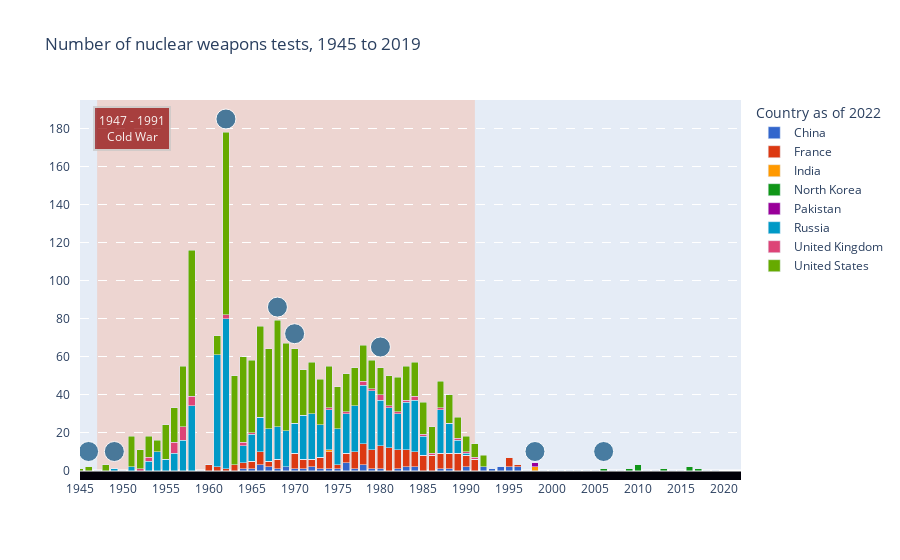

Notebook source saved alongside this figure:
### Code cell
testplot = kbplot()
testplot[1].show()

### Figure 1 — Plotly figure (JSON) as saved in the notebook; plotly's stock layout.template omitted (floating-point values rounded to 4 significant figures)
{"data": [{"alignmentgroup": "True", "hovertemplate": "%{y}", "hovertext": ["China", "China", "China", "China", "China", "China", "China", "China", "China", "China", "China", "China", "China", "China", "China", "China", "China", "China", "China", "China", "China", "China", "China", "China", "China", "China", "China", "China", "China", "China", "China", "China", "China", "China", "China", "China", "China", "China", "China", "China", "China", "China", "China", "China", "China", "China", "China", "China", "China", "China", "China", "China", "China", "China", "China", "China", "China", "China", "China", "China", "China", "China", "China", "China", "China", "China", "China", "China", "China", "China", "China", "China", "China", "China", "China"], "legendgroup": "China", "marker": {"color": "#3366CC", "pattern": {"shape": ""}}, "name": "China", "offsetgroup": "China", "orientation": "v", "showlegend": true, "textposition": "auto", "type": "bar", "x": [1945, 1946, 1947, 1948, 1949, 1950, 1951, 1952, 1953, 1954, 1955, 1956, 1957, 1958, 1959, 1960, 1961, 1962, 1963, 1964, 1965, 1966, 1967, 1968, 1969, 1970, 1971, 1972, 1973, 1974, 1975, 1976, 1977, 1978, 1979, 1980, 1981, 1982, 1983, 1984, 1985, 1986, 1987, 1988, 1989, 1990, 1991, 1992, 1993, 1994, 1995, 1996, 1997, 1998, 1999, 2000, 2001, 2002, 2003, 2004, 2005, 2006, 2007, 2008, 2009, 2010, 2011, 2012, 2013, 2014, 2015, 2016, 2017, 2018, 2019], "xaxis": "x", "y": [0, 0, 0, 0, 0, 0, 0, 0, 0, 0, 0, 0, 0, 0, 0, 0, 0, 0, 0, 1, 1, 3, 2, 1, 2, 1, 1, 2, 1, 1, 1, 4, 1, 3, 1, 1, 0, 1, 2, 2, 0, 0, 1, 1, 0, 2, 0, 2, 1, 2, 2, 2, 0, 0, 0, 0, 0, 0, 0, 0, 0, 0, 0, 0, 0, 0, 0, 0, 0, 0, 0, 0, 0, 0, 0], "yaxis": "y"}, {"alignmentgroup": "True", "hovertemplate": "%{y}", "hovertext": ["France", "France", "France", "France", "France", "France", "France", "France", "France", "France", "France", "France", "France", "France", "France", "France", "France", "France", "France", "France", "France", "France", "France", "France", "France", "France", "France", "France", "France", "France", "France", "France", "France", "France", "France", "France", "France", "France", "France", "France", "France", "France", "France", "France", "France", "France", "France", "France", "France", "France", "France", "France", "France", "France", "France", "France", "France", "France", "France", "France", "France", "France", "France", "France", "France", "France", "France", "France", "France", "France", "France", "France", "France", "France", "France"], "legendgroup": "France", "marker": {"color": "#DC3912", "pattern": {"shape": ""}}, "name": "France", "offsetgroup": "France", "orientation": "v", "showlegend": true, "textposition": "auto", "type": "bar", "x": [1945, 1946, 1947, 1948, 1949, 1950, 1951, 1952, 1953, 1954, 1955, 1956, 1957, 1958, 1959, 1960, 1961, 1962, 1963, 1964, 1965, 1966, 1967, 1968, 1969, 1970, 1971, 1972, 1973, 1974, 1975, 1976, 1977, 1978, 1979, 1980, 1981, 1982, 1983, 1984, 1985, 1986, 1987, 1988, 1989, 1990, 1991, 1992, 1993, 1994, 1995, 1996, 1997, 1998, 1999, 2000, 2001, 2002, 2003, 2004, 2005, 2006, 2007, 2008, 2009, 2010, 2011, 2012, 2013, 2014, 2015, 2016, 2017, 2018, 2019], "xaxis": "x", "y": [0, 0, 0, 0, 0, 0, 0, 0, 0, 0, 0, 0, 0, 0, 0, 3, 2, 1, 3, 3, 4, 7, 3, 5, 0, 8, 5, 4, 6, 9, 2, 5, 9, 11, 10, 12, 12, 10, 9, 8, 8, 8, 8, 8, 9, 6, 6, 0, 0, 0, 5, 1, 0, 0, 0, 0, 0, 0, 0, 0, 0, 0, 0, 0, 0, 0, 0, 0, 0, 0, 0, 0, 0, 0, 0], "yaxis": "y"}, {"alignmentgroup": "True", "hovertemplate": "%{y}", "hovertext": ["India", "India", "India", "India", "India", "India", "India", "India", "India", "India", "India", "India", "India", "India", "India", "India", "India", "India", "India", "India", "India", "India", "India", "India", "India", "India", "India", "India", "India", "India", "India", "India", "India", "India", "India", "India", "India", "India", "India", "India", "India", "India", "India", "India", "India", "India", "India", "India", "India", "India", "India", "India", "India", "India", "India", "India", "India", "India", "India", "India", "India", "India", "India", "India", "India", "India", "India", "India", "India", "India", "India", "India", "India", "India", "India"], "legendgroup": "India", "marker": {"color": "#FF9900", "pattern": {"shape": ""}}, "name": "India", "offsetgroup": "India", "orientation": "v", "showlegend": true, "textposition": "auto", "type": "bar", "x": [1945, 1946, 1947, 1948, 1949, 1950, 1951, 1952, 1953, 1954, 1955, 1956, 1957, 1958, 1959, 1960, 1961, 1962, 1963, 1964, 1965, 1966, 1967, 1968, 1969, 1970, 1971, 1972, 1973, 1974, 1975, 1976, 1977, 1978, 1979, 1980, 1981, 1982, 1983, 1984, 1985, 1986, 1987, 1988, 1989, 1990, 1991, 1992, 1993, 1994, 1995, 1996, 1997, 1998, 1999, 2000, 2001, 2002, 2003, 2004, 2005, 2006, 2007, 2008, 2009, 2010, 2011, 2012, 2013, 2014, 2015, 2016, 2017, 2018, 2019], "xaxis": "x", "y": [0, 0, 0, 0, 0, 0, 0, 0, 0, 0, 0, 0, 0, 0, 0, 0, 0, 0, 0, 0, 0, 0, 0, 0, 0, 0, 0, 0, 0, 1, 0, 0, 0, 0, 0, 0, 0, 0, 0, 0, 0, 0, 0, 0, 0, 0, 0, 0, 0, 0, 0, 0, 0, 2, 0, 0, 0, 0, 0, 0, 0, 0, 0, 0, 0, 0, 0, 0, 0, 0, 0, 0, 0, 0, 0], "yaxis": "y"}, {"alignmentgroup": "True", "hovertemplate": "%{y}", "hovertext": ["North Korea", "North Korea", "North Korea", "North Korea", "North Korea", "North Korea", "North Korea", "North Korea", "North Korea", "North Korea", "North Korea", "North Korea", "North Korea", "North Korea", "North Korea", "North Korea", "North Korea", "North Korea", "North Korea", "North Korea", "North Korea", "North Korea", "North Korea", "North Korea", "North Korea", "North Korea", "North Korea", "North Korea", "North Korea", "North Korea", "North Korea", "North Korea", "North Korea", "North Korea", "North Korea", "North Korea", "North Korea", "North Korea", "North Korea", "North Korea", "North Korea", "North Korea", "North Korea", "North Korea", "North Korea", "North Korea", "North Korea", "North Korea", "North Korea", "North Korea", "North Korea", "North Korea", "North Korea", "North Korea", "North Korea", "North Korea", "North Korea", "North Korea", "North Korea", "North Korea", "North Korea", "North Korea", "North Korea", "North Korea", "North Korea", "North Korea", "North Korea", "North Korea", "North Korea", "North Korea", "North Korea", "North Korea", "North Korea", "North Korea", "North Korea"], "legendgroup": "North Korea", "marker": {"color": "#109618", "pattern": {"shape": ""}}, "name": "North Korea", "offsetgroup": "North Korea", "orientation": "v", "showlegend": true, "textposition": "auto", "type": "bar", "x": [1945, 1946, 1947, 1948, 1949, 1950, 1951, 1952, 1953, 1954, 1955, 1956, 1957, 1958, 1959, 1960, 1961, 1962, 1963, 1964, 1965, 1966, 1967, 1968, 1969, 1970, 1971, 1972, 1973, 1974, 1975, 1976, 1977, 1978, 1979, 1980, 1981, 1982, 1983, 1984, 1985, 1986, 1987, 1988, 1989, 1990, 1991, 1992, 1993, 1994, 1995, 1996, 1997, 1998, 1999, 2000, 2001, 2002, 2003, 2004, 2005, 2006, 2007, 2008, 2009, 2010, 2011, 2012, 2013, 2014, 2015, 2016, 2017, 2018, 2019], "xaxis": "x", "y": [0, 0, 0, 0, 0, 0, 0, 0, 0, 0, 0, 0, 0, 0, 0, 0, 0, 0, 0, 0, 0, 0, 0, 0, 0, 0, 0, 0, 0, 0, 0, 0, 0, 0, 0, 0, 0, 0, 0, 0, 0, 0, 0, 0, 0, 0, 0, 0, 0, 0, 0, 0, 0, 0, 0, 0, 0, 0, 0, 0, 0, 1, 0, 0, 1, 3, 0, 0, 1, 0, 0, 2, 1, 0, 0], "yaxis": "y"}, {"alignmentgroup": "True", "hovertemplate": "%{y}", "hovertext": ["Pakistan", "Pakistan", "Pakistan", "Pakistan", "Pakistan", "Pakistan", "Pakistan", "Pakistan", "Pakistan", "Pakistan", "Pakistan", "Pakistan", "Pakistan", "Pakistan", "Pakistan", "Pakistan", "Pakistan", "Pakistan", "Pakistan", "Pakistan", "Pakistan", "Pakistan", "Pakistan", "Pakistan", "Pakistan", "Pakistan", "Pakistan", "Pakistan", "Pakistan", "Pakistan", "Pakistan", "Pakistan", "Pakistan", "Pakistan", "Pakistan", "Pakistan", "Pakistan", "Pakistan", "Pakistan", "Pakistan", "Pakistan", "Pakistan", "Pakistan", "Pakistan", "Pakistan", "Pakistan", "Pakistan", "Pakistan", "Pakistan", "Pakistan", "Pakistan", "Pakistan", "Pakistan", "Pakistan", "Pakistan", "Pakistan", "Pakistan", "Pakistan", "Pakistan", "Pakistan", "Pakistan", "Pakistan", "Pakistan", "Pakistan", "Pakistan", "Pakistan", "Pakistan", "Pakistan", "Pakistan", "Pakistan", "Pakistan", "Pakistan", "Pakistan", "Pakistan", "Pakistan"], "legendgroup": "Pakistan", "marker": {"color": "#990099", "pattern": {"shape": ""}}, "name": "Pakistan", "offsetgroup": "Pakistan", "orientation": "v", "showlegend": true, "textposition": "auto", "type": "bar", "x": [1945, 1946, 1947, 1948, 1949, 1950, 1951, 1952, 1953, 1954, 1955, 1956, 1957, 1958, 1959, 1960, 1961, 1962, 1963, 1964, 1965, 1966, 1967, 1968, 1969, 1970, 1971, 1972, 1973, 1974, 1975, 1976, 1977, 1978, 1979, 1980, 1981, 1982, 1983, 1984, 1985, 1986, 1987, 1988, 1989, 1990, 1991, 1992, 1993, 1994, 1995, 1996, 1997, 1998, 1999, 2000, 2001, 2002, 2003, 2004, 2005, 2006, 2007, 2008, 2009, 2010, 2011, 2012, 2013, 2014, 2015, 2016, 2017, 2018, 2019], "xaxis": "x", "y": [0, 0, 0, 0, 0, 0, 0, 0, 0, 0, 0, 0, 0, 0, 0, 0, 0, 0, 0, 0, 0, 0, 0, 0, 0, 0, 0, 0, 0, 0, 0, 0, 0, 0, 0, 0, 0, 0, 0, 0, 0, 0, 0, 0, 0, 0, 0, 0, 0, 0, 0, 0, 0, 2, 0, 0, 0, 0, 0, 0, 0, 0, 0, 0, 0, 0, 0, 0, 0, 0, 0, 0, 0, 0, 0], "yaxis": "y"}, {"alignmentgroup": "True", "hovertemplate": "%{y}", "hovertext": ["Russia", "Russia", "Russia", "Russia", "Russia", "Russia", "Russia", "Russia", "Russia", "Russia", "Russia", "Russia", "Russia", "Russia", "Russia", "Russia", "Russia", "Russia", "Russia", "Russia", "Russia", "Russia", "Russia", "Russia", "Russia", "Russia", "Russia", "Russia", "Russia", "Russia", "Russia", "Russia", "Russia", "Russia", "Russia", "Russia", "Russia", "Russia", "Russia", "Russia", "Russia", "Russia", "Russia", "Russia", "Russia", "Russia", "Russia", "Russia", "Russia", "Russia", "Russia", "Russia", "Russia", "Russia", "Russia", "Russia", "Russia", "Russia", "Russia", "Russia", "Russia", "Russia", "Russia", "Russia", "Russia", "Russia", "Russia", "Russia", "Russia", "Russia", "Russia", "Russia", "Russia", "Russia", "Russia"], "legendgroup": "Russia", "marker": {"color": "#0099C6", "pattern": {"shape": ""}}, "name": "Russia", "offsetgroup": "Russia", "orientation": "v", "showlegend": true, "textposition": "auto", "type": "bar", "x": [1945, 1946, 1947, 1948, 1949, 1950, 1951, 1952, 1953, 1954, 1955, 1956, 1957, 1958, 1959, 1960, 1961, 1962, 1963, 1964, 1965, 1966, 1967, 1968, 1969, 1970, 1971, 1972, 1973, 1974, 1975, 1976, 1977, 1978, 1979, 1980, 1981, 1982, 1983, 1984, 1985, 1986, 1987, 1988, 1989, 1990, 1991, 1992, 1993, 1994, 1995, 1996, 1997, 1998, 1999, 2000, 2001, 2002, 2003, 2004, 2005, 2006, 2007, 2008, 2009, 2010, 2011, 2012, 2013, 2014, 2015, 2016, 2017, 2018, 2019], "xaxis": "x", "y": [0, 0, 0, 0, 1, 0, 2, 0, 5, 10, 6, 9, 16, 34, 0, 0, 59, 79, 0, 9, 14, 18, 17, 17, 19, 16, 23, 24, 17, 21, 19, 21, 24, 31, 31, 24, 21, 19, 25, 27, 10, 0, 23, 16, 7, 1, 0, 0, 0, 0, 0, 0, 0, 0, 0, 0, 0, 0, 0, 0, 0, 0, 0, 0, 0, 0, 0, 0, 0, 0, 0, 0, 0, 0, 0], "yaxis": "y"}, {"alignmentgroup": "True", "hovertemplate": "%{y}", "hovertext": ["United Kingdom", "United Kingdom", "United Kingdom", "United Kingdom", "United Kingdom", "United Kingdom", "United Kingdom", "United Kingdom", "United Kingdom", "United Kingdom", "United Kingdom", "United Kingdom", "United Kingdom", "United Kingdom", "United Kingdom", "United Kingdom", "United Kingdom", "United Kingdom", "United Kingdom", "United Kingdom", "United Kingdom", "United Kingdom", "United Kingdom", "United Kingdom", "United Kingdom", "United Kingdom", "United Kingdom", "United Kingdom", "United Kingdom", "United Kingdom", "United Kingdom", "United Kingdom", "United Kingdom", "United Kingdom", "United Kingdom", "United Kingdom", "United Kingdom", "United Kingdom", "United Kingdom", "United Kingdom", "United Kingdom", "United Kingdom", "United Kingdom", "United Kingdom", "United Kingdom", "United Kingdom", "United Kingdom", "United Kingdom", "United Kingdom", "United Kingdom", "United Kingdom", "United Kingdom", "United Kingdom", "United Kingdom", "United Kingdom", "United Kingdom", "United Kingdom", "United Kingdom", "United Kingdom", "United Kingdom", "United Kingdom", "United Kingdom", "United Kingdom", "United Kingdom", "United Kingdom", "United Kingdom", "United Kingdom", "United Kingdom", "United Kingdom", "United Kingdom", "United Kingdom", "United Kingdom", "United Kingdom", "United Kingdom", "United Kingdom"], "legendgroup": "United Kingdom", "marker": {"color": "#DD4477", "pattern": {"shape": ""}}, "name": "United Kingdom", "offsetgroup": "United Kingdom", "orientation": "v", "showlegend": true, "textposition": "auto", "type": "bar", "x": [1945, 1946, 1947, 1948, 1949, 1950, 1951, 1952, 1953, 1954, 1955, 1956, 1957, 1958, 1959, 1960, 1961, 1962, 1963, 1964, 1965, 1966, 1967, 1968, 1969, 1970, 1971, 1972, 1973, 1974, 1975, 1976, 1977, 1978, 1979, 1980, 1981, 1982, 1983, 1984, 1985, 1986, 1987, 1988, 1989, 1990, 1991, 1992, 1993, 1994, 1995, 1996, 1997, 1998, 1999, 2000, 2001, 2002, 2003, 2004, 2005, 2006, 2007, 2008, 2009, 2010, 2011, 2012, 2013, 2014, 2015, 2016, 2017, 2018, 2019], "xaxis": "x", "y": [0, 0, 0, 0, 0, 0, 0, 1, 2, 0, 0, 6, 7, 5, 0, 0, 0, 2, 0, 2, 1, 0, 0, 0, 0, 0, 0, 0, 0, 1, 0, 1, 0, 2, 1, 3, 1, 1, 1, 2, 1, 1, 1, 0, 1, 1, 1, 0, 0, 0, 0, 0, 0, 0, 0, 0, 0, 0, 0, 0, 0, 0, 0, 0, 0, 0, 0, 0, 0, 0, 0, 0, 0, 0, 0], "yaxis": "y"}, {"alignmentgroup": "True", "hovertemplate": "%{y}", "hovertext": ["United States", "United States", "United States", "United States", "United States", "United States", "United States", "United States", "United States", "United States", "United States", "United States", "United States", "United States", "United States", "United States", "United States", "United States", "United States", "United States", "United States", "United States", "United States", "United States", "United States", "United States", "United States", "United States", "United States", "United States", "United States", "United States", "United States", "United States", "United States", "United States", "United States", "United States", "United States", "United States", "United States", "United States", "United States", "United States", "United States", "United States", "United States", "United States", "United States", "United States", "United States", "United States", "United States", "United States", "United States", "United States", "United States", "United States", "United States", "United States", "United States", "United States", "United States", "United States", "United States", "United States", "United States", "United States", "United States", "United States", "United States", "United States", "United States", "United States", "United States"], "legendgroup": "United States", "marker": {"color": "#66AA00", "pattern": {"shape": ""}}, "name": "United States", "offsetgroup": "United States", "orientation": "v", "showlegend": true, "textposition": "auto", "type": "bar", "x": [1945, 1946, 1947, 1948, 1949, 1950, 1951, 1952, 1953, 1954, 1955, 1956, 1957, 1958, 1959, 1960, 1961, 1962, 1963, 1964, 1965, 1966, 1967, 1968, 1969, 1970, 1971, 1972, 1973, 1974, 1975, 1976, 1977, 1978, 1979, 1980, 1981, 1982, 1983, 1984, 1985, 1986, 1987, 1988, 1989, 1990, 1991, 1992, 1993, 1994, 1995, 1996, 1997, 1998, 1999, 2000, 2001, 2002, 2003, 2004, 2005, 2006, 2007, 2008, 2009, 2010, 2011, 2012, 2013, 2014, 2015, 2016, 2017, 2018, 2019], "xaxis": "x", "y": [1, 2, 0, 3, 0, 0, 16, 10, 11, 6, 18, 18, 32, 77, 0, 0, 10, 96, 47, 45, 38, 48, 42, 56, 46, 39, 24, 27, 24, 22, 22, 20, 20, 19, 15, 14, 16, 18, 18, 18, 17, 14, 14, 15, 11, 8, 7, 6, 0, 0, 0, 0, 0, 0, 0, 0, 0, 0, 0, 0, 0, 0, 0, 0, 0, 0, 0, 0, 0, 0, 0, 0, 0, 0, 0], "yaxis": "y"}, {"hovertemplate": "<b>1945:</b><br>Atomic bombings of Hiroshima and Nagasaki<extra></extra>", "marker": {"color": "#21618C", "line": {"color": "white", "width": 1}, "opacity": 0.8, "size": 20}, "name": "1945", "showlegend": false, "type": "scatter", "x": [1946], "y": [10]}, {"hovertemplate": "<b>1949:</b><br>First successful test by USSR<extra></extra>", "marker": {"color": "#21618C", "line": {"color": "white", "width": 1}, "opacity": 0.8, "size": 20}, "name": "1949", "showlegend": false, "type": "scatter", "x": [1949], "y": [10]}, {"hovertemplate": "<b>1962:</b><br>Cuban Missile Crisis<extra></extra>", "marker": {"color": "#21618C", "line": {"color": "white", "width": 1}, "opacity": 0.8, "size": 20}, "name": "1962", "showlegend": false, "type": "scatter", "x": [1962], "y": [185]}, {"hovertemplate": "<b>1968:</b><br>Non-Proliferation Treaty<extra></extra>", "marker": {"color": "#21618C", "line": {"color": "white", "width": 1}, "opacity": 0.8, "size": 20}, "name": "1968", "showlegend": false, "type": "scatter", "x": [1968], "y": [86]}, {"hovertemplate": "<b>1969:</b><br>Détente began in 1969, as a core element of the foreign policy<br>of president Richard Nixon and his top advisor Henry Kissinger. They wanted to end<br>the containment policy and gain friendlier relations with the USSR and China.<extra></extra>", "marker": {"color": "#21618C", "line": {"color": "white", "width": 1}, "opacity": 0.8, "size": 20}, "name": "1969", "showlegend": false, "type": "scatter", "x": [1970], "y": [72]}, {"hovertemplate": "<b>1979:</b><br>Cold War flares up after Soviet invasion of Afghanistan<extra></extra>", "marker": {"color": "#21618C", "line": {"color": "white", "width": 1}, "opacity": 0.8, "size": 20}, "name": "1979", "showlegend": false, "type": "scatter", "x": [1980], "y": [65]}, {"hovertemplate": "<b>1998:</b><br>India test detonated five nuclear weapons. Domestic pressure<br>within Pakistan began to build which resulted in detonating six nuclear weapons.<extra></extra>", "marker": {"color": "#21618C", "line": {"color": "white", "width": 1}, "opacity": 0.8, "size": 20}, "name": "1998", "showlegend": false, "type": "scatter", "x": [1998], "y": [10]}, {"hovertemplate": "<b>2006:</b><br>First successful test by North Korea<extra></extra>", "marker": {"color": "#21618C", "line": {"color": "white", "width": 1}, "opacity": 0.8, "size": 20}, "name": "2006", "showlegend": false, "type": "scatter", "x": [2006], "y": [10]}], "layout": {"annotations": [{"align": "center", "arrowcolor": "#636363", "arrowhead": 2, "arrowsize": 1, "arrowwidth": 2, "bgcolor": "DarkRed", "bordercolor": "#c7c7c7", "borderpad": 4, "borderwidth": 2, "font": {"color": "#ffffff", "size": 12}, "opacity": 0.7, "showarrow": false, "text": "1947 - 1991<br>Cold War", "x": 1951, "xref": "x", "y": 180, "yref": "y"}], "autosize": true, "barmode": "stack", "legend": {"title": {"text": "Country as of 2022"}, "tracegroupgap": 0}, "shapes": [{"fillcolor": "LightSalmon", "layer": "below", "line": {"width": 0}, "opacity": 0.3, "type": "rect", "x0": "1947", "x1": "1991", "xref": "x", "y0": 0, "y1": 1, "yref": "y domain"}, {"fillcolor": "#010008", "layer": "below", "line": {"width": 0}, "opacity": 1, "type": "rect", "x0": 0, "x1": 1, "xref": "x domain", "y0": -5, "y1": 0, "yref": "y"}], "title": {"text": "Number of nuclear weapons tests, 1945 to 2019"}, "xaxis": {"anchor": "y", "domain": [0, 1], "range": [1945, 2022], "showgrid": false, "tickangle": 0, "ticklabelstep": 5, "tickmode": "linear", "title": {"text": ""}, "type": "linear"}, "yaxis": {"anchor": "x", "domain": [0, 1], "dtick": 20, "griddash": "dash", "range": [-5, 195], "tickson": "boundaries", "ticksuffix": "   ", "title": {"text": ""}, "type": "linear"}}}
